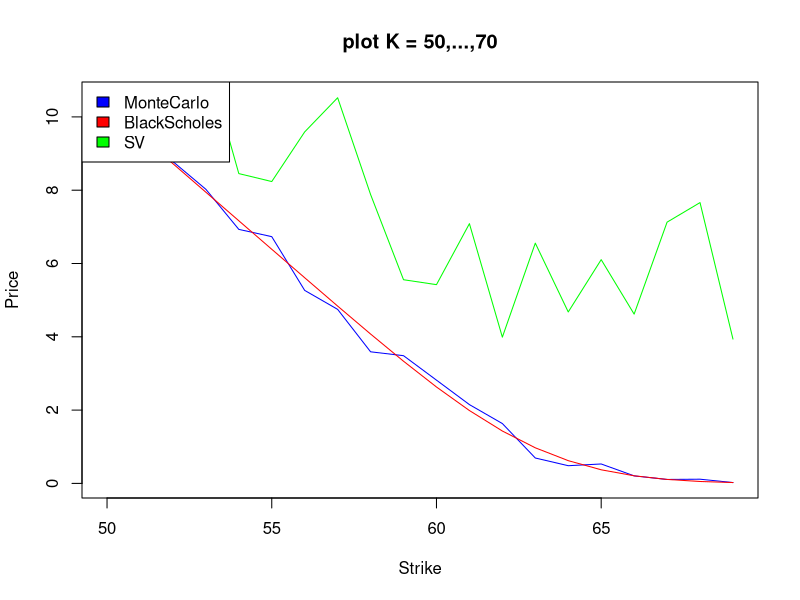

This chart was generated by the following R code: (Note: this script raises an error after producing the figure.)
## ---- chunk 1
knitr::opts_chunk$set(echo = TRUE)
## ---- chunk 2
init_price <- 50
K <- 50
r<- 0.05
sigma <- 0.02
T <- 5
M <- 100
N <- 100
## ---- chunk 3
BS_V0 <- function(S_0, K, r, sigma, T){
  d1 <- (log(S_0/K) + (r + sigma^2/2)*T)/(sigma * sqrt(T)) 
  d2 <- (log(S_0/K) + (r - sigma^2/2)*T)/(sigma * sqrt(T)) 
  res <- S_0 * pnorm(d1) - K*pnorm(d2) * exp(-r * T)
  return(res)
}

MC_BSV0 <- function(S_0, K, r, sigma, T, N, M){
  payoff <- rep(0,M)
  for (i in 1:M){
    s <- S_0
    for (n in 1:N){
      s <- s + r*s*(T/N) + sigma * s * rnorm(1) * sqrt(T/N)
    }
    if (s>K){
      payoff[[i]] <- s-K
    } else{
      payoff[[i]] <- 0
    }
  }
  res <- (1 + r * (T/N))^-N * (mean(payoff))
  return (res)
}

MC_SV0 <- function(S_0, K, r, sigma_0, kappa, theta, miu, rho, T, N, M){
  payoff <- rep(0,M)
  for (i in 1:M){
    s <- S_0
    v<- sigma_0
    for (n in 1:N){
      gts = rnorm(1)
      gtv = rnorm(1)
      s <- s + r*s*(T/N) + sqrt(v) * s * gts * sqrt(T/N)
      v <- v + kappa*(theta-v)*(T/N) + miu*sqrt(v)*sqrt(T/N)*(rho*(gts) + sqrt(1-rho^2)*gtv)
    }
    if (s>K){
      payoff[[i]] <- s-K
    } else{
      payoff[[i]] <- 0
    }
  }
  res <- (1 + r * (T/N))^-N * mean(payoff)
  return (res)
}

## ---- chunk 4
MC <- rep(0,20)
BS <- rep(0,20)
SV <- rep(0,20)

for (i in 1:20){
  MC[[i]] <- MC_BSV0(init_price, K+i, r, sigma, T, M, N)
  BS[[i]] <- BS_V0(init_price, K+i, r, sigma, T)
  SV[[i]] <- MC_SV0(init_price, K+i, r, sigma, 0, 0, 0 ,-0, T, M, N)
}
print(MC)
print(BS)
print(SV)
plot(c(50:69), MC, main = "plot K = 50,...,70", ylab = "Price", xlab="Strike", type = "l", col = "blue")
lines(50:69, BS, col = "red")
lines(50:69, SV, col = "green")
legend("topleft",
       c("MonteCarlo","BlackScholes", "SV"),
       fill=c("blue","red", "green"))
## ---- chunk 5
priceMC <- rep(0,20)
priceBS <- rep(0,20)

for (i in 0:19){
  priceMC[[i+1]] <- MC_V0(init_price, K-19+i, r, sigma, T, M, N)
  priceBS[[i+1]] <- BS_V0(init_price, K-19+i, r, sigma, T)
}
plot(K-rev(c(0:19)), priceMC, main = "Price against Strike", ylab = "Price" , xlab = "Strike", type = "l", col = "blue")
lines(K-rev(c(0:19)), priceBS, col="red")
legend("topleft", c("Monte Carlo", "Black Scholes"), fill=c("blue", "red"))
## ---- chunk 6
sigmas = seq(0,3,0.1)
priceMC = rep(0, length(sigmas))
priceBS = rep(0, length(sigmas))
for (i in 1:length(sigmas)){
  priceMC[[i]] <- MC_V0(init_price, K, r, sigmas[i], T, M, N)
  priceBS[[i]] <- BS_V0(init_price, K, r, sigmas[i], T)
}
plot(sigmas, priceMC, main = "Price against Sigma", ylab="Price",xlab="Volatility", type="l", col="blue")
lines(sigmas, priceBS, col="red")
legend("topleft", c("Monte Carlo", "Black Scholes"), fill = c("blue","red"))
